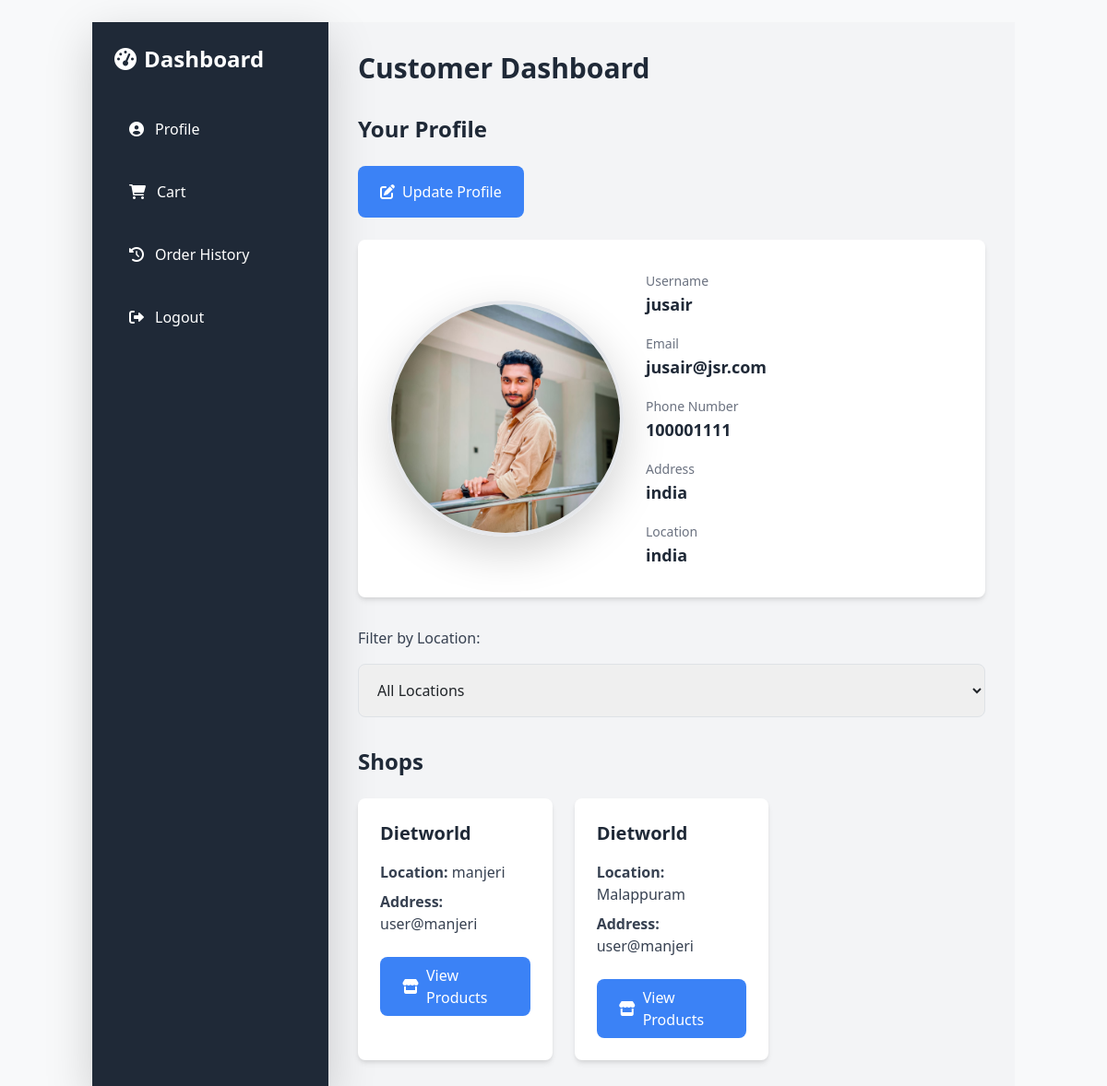
The page /users/dashboard/ (signed in) on the database its author committed.
### users/models.py (models this page shows, shortened)
class Customer(models.Model):
    user = models.OneToOneField(User, on_delete=models.CASCADE, unique=True)  # Ensure uniqueness
    profile_photo = models.ImageField(upload_to='profile_photos/', blank=True, null=True)
    phone_number = models.CharField(max_length=15, blank=True, null=True)
    address = models.TextField(blank=True, null=True)
    location = models.CharField(max_length=255, blank=True, null=True)

### shops/models.py (models this page shows, shortened)
class Shop(models.Model):
    shop_owner = models.OneToOneField(User, on_delete=models.CASCADE)
    shop_name = models.CharField(max_length=255)
    profile_photo = models.ImageField(upload_to='shop_profile_photos/', blank=True, null=True)
    phone_number = models.CharField(max_length=15, blank=True, null=True)
    address = models.TextField(blank=True, null=True)
    location = models.CharField(max_length=255)

### users/views.py (the view)
# urls.py: path('dashboard/', views.customer_dashboard, name='customer_dashboard'),
@login_required
def customer_dashboard(request):
    selected_location = request.GET.get('location')
    if selected_location:
        shops = Shop.objects.filter(location=selected_location)
    else:
        shops = Shop.objects.all()
    locations = Shop.objects.values_list('location', flat=True).distinct()
    if request.method == 'POST':
        profile_form = CustomerProfileForm(request.POST, request.FILES, instance=request.user.customer)
        if profile_form.is_valid():
            profile_form.save()
    else:
        profile_form = CustomerProfileForm(instance=request.user.customer)
    return render(request, 'users/dashboard.html', {
        'shops': shops,
        'locations': locations,
        'selected_location': selected_location,
        'profile_form': profile_form,  # Pass the profile form to the template
    })

### users/templates/users/dashboard.html (shortened to what this page needs)
{% extends 'base.html' %}
{% block content %}
<link href="https://cdn.jsdelivr.net/npm/tailwindcss@2.2.19/dist/tailwind.min.css" rel="stylesheet">
<link href="https://cdnjs.cloudflare.com/ajax/libs/font-awesome/6.0.0-beta3/css/all.min.css" rel="stylesheet">
<div class="flex min-h-screen bg-gray-100">
    <div class="w-64 bg-gray-800 text-white p-6 shadow-lg">
        <h2 class="text-2xl font-bold mb-8 flex items-center gap-2">
            <i class="fas fa-tachometer-alt"></i>
            Dashboard
        </h2>
        <ul class="space-y-3">
            <li>
                <a href="#profile" class="flex items-center p-3 hover:bg-gray-700 rounded-lg transition-all">
                    <i class="fas fa-user-circle mr-3"></i>
                    <span>Profile</span>
                </a>
            </li>
            <li>
                <a href="{% url 'view_cart' %}" class="flex items-center p-3 hover:bg-gray-700 rounded-lg transition-all">
                    <i class="fas fa-shopping-cart mr-3"></i>
                    <span>Cart</span>
                </a>
            </li>
            <li>
                <a href="{% url 'order_history' %}" class="flex items-center p-3 hover:bg-gray-700 rounded-lg transition-all">
                    <i class="fas fa-history mr-3"></i>
                    <span>Order History</span>
                </a>
            </li>
            <li>
                <a href="{% url 'customer_logout' %}" class="flex items-center p-3 hover:bg-gray-700 rounded-lg transition-all">
                    <i class="fas fa-sign-out-alt mr-3"></i>
                    <span>Logout</span>
                </a>
            </li>
        </ul>
    </div>
    <div class="flex-1 p-8">
        <h1 class="text-3xl font-bold mb-8 text-gray-800">Customer Dashboard</h1>
        <div id="profile" class="mb-8">
            <h2 class="text-2xl font-semibold mb-6 text-gray-800">Your Profile</h2>
            <button type="button" class="bg-blue-500 text-white px-6 py-3 rounded-lg hover:bg-blue-600 transition-all flex items-center gap-2" data-bs-toggle="modal" data-bs-target="#profileModal">
                <i class="fas fa-edit"></i>
                Update Profile
            </button>
            <div class="mt-6 bg-white p-8 rounded-lg shadow-md transform transition-all hover:scale-105 hover:shadow-lg">
                <div class="flex flex-col md:flex-row items-center gap-6">
                    <div class="w-64 h-64 rounded-full overflow-hidden border-4 border-slate-500 shadow-lg">
                        {% if request.user.customer.profile_photo %}
                            <img src="{{ request.user.customer.profile_photo.url }}" alt="Profile Photo" class="w-full h-full object-cover">
                        {% else %}
                            <div class="w-full h-full bg-gray-200 flex items-center justify-center">
                                <i class="fas fa-user text-4xl text-gray-500"></i>
                            </div>
                        {% endif %}
                    </div>
                    <div class="flex-1">
                        <div class="space-y-4">
                            <div>
                                <label class="text-sm text-gray-500">Username</label>
                                <p class="text-lg font-semibold text-gray-800">{{ request.user.username }}</p>
                            </div>
                            <div>
                                <label class="text-sm text-gray-500">Email</label>
                                <p class="text-lg font-semibold text-gray-800">{{ request.user.email }}</p>
                            </div>
                            <div>
                                <label class="text-sm text-gray-500">Phone Number</label>
                                <p class="text-lg font-semibold text-gray-800">{{ request.user.customer.phone_number }}</p>
                            </div>
                            <div>
                                <label class="text-sm text-gray-500">Address</label>
                                <p class="text-lg font-semibold text-gray-800">{{ request.user.customer.address }}</p>
                            </div>
                            <div>
                                <label class="text-sm text-gray-500">Location</label>
                                <p class="text-lg font-semibold text-gray-800">{{ request.user.customer.location }}</p>
                            </div>
                        </div>
                    </div>
                </div>
            </div>
        </div>
        <form method="get" class="mb-8">
            <label for="location" class="block text-gray-700 font-medium mb-3">Filter by Location:</label>
            <select name="location" id="location" class="w-full p-3 border border-gray-300 rounded-lg focus:ring-2 focus:ring-blue-500" onchange="this.form.submit()">
                <option value="">All Locations</option>
            </select>
        </form>
        <h2 class="text-2xl font-semibold mb-6 text-gray-800">Shops</h2>
        <div class="grid grid-cols-1 md:grid-cols-3 gap-6">
            {% for shop in shops %}
            <div class="bg-white p-6 rounded-lg shadow-md hover:shadow-lg transition-all">
                <h3 class="text-xl font-semibold mb-3 text-gray-800">{{ shop.shop_name }}</h3>
                <p class="text-gray-700 mb-2"><strong>Location:</strong> {{ shop.location }}</p>
                <p class="text-gray-700 mb-4"><strong>Address:</strong> {{ shop.address }}</p>
                <a href="{% url 'shop_products' shop.id %}" class="inline-block bg-blue-500 text-white px-6 py-2 rounded-lg hover:bg-blue-600 transition-all flex items-center gap-2">
                    <i class="fas fa-store"></i>
                    View Products
                </a>
            </div>
            {% endfor %}
        </div>
    </div>
</div>
{% endblock %}

### static/css/styles.css (style rules this page uses)
body { background-color: #f8f9fa; }

### rows shown on the page
Shop: shop_name "Dietworld", location "manjeri", address "user@manjeri"
Shop: shop_name "Dietworld", location "Malappuram", address "user@manjeri"

### other values the page prints
{{ request.user.username }} "jusair"
{{ request.user.email }} "jusair@jsr.com"
{{ request.user.customer.phone_number }} "100001111"
{{ request.user.customer.address }} "india"
{{ request.user.customer.location }} "india"
